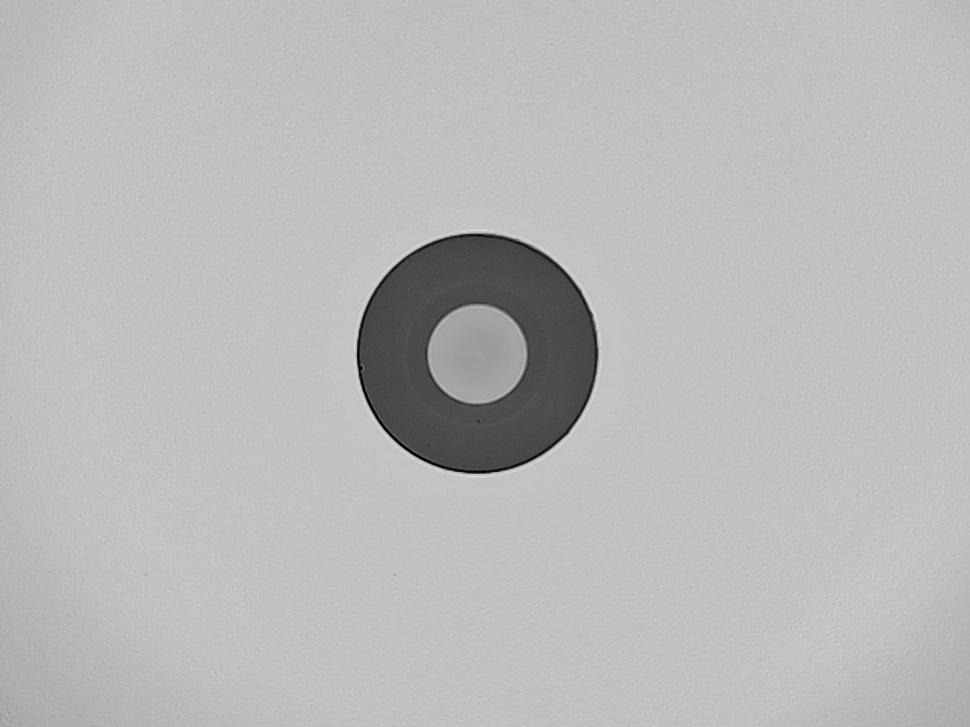
#> input picture samples2/img38.jpg, 970 x 727 px, shrunk from 1152 x 864 before the run, found by its file name
$ python normalize_intensity.py
#> lines starting #> are read from the running program, lines starting #| are printed output that depends on the picture
#!/usr/bin/env python3
"""Normalize intensity values to 0-255 range"""

import cv2
import numpy as np

# Load image
img_path = r"C:\Users\Saem1001\Documents\GitHub\OpenCV-Practice\samples2\img38.jpg"
img = cv2.imread(img_path, cv2.IMREAD_GRAYSCALE).astype(np.float32)
#> img: shape (727, 970) float32; min 0, max 225, mean 185.2

# Normalize to 0-255 range
min_val = img.min()
#> min_val = 0
max_val = img.max()
#> max_val = 225

if max_val > min_val:
    normalized = ((img - min_val) / (max_val - min_val) * 255).astype(np.uint8)
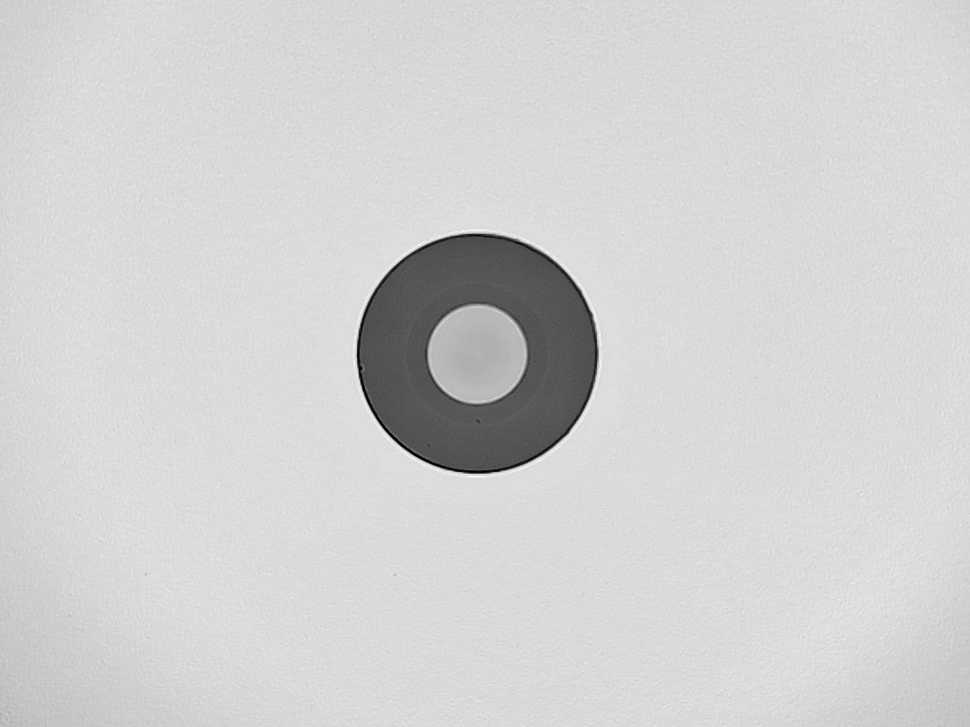
#> normalized: shape (727, 970); min 0, max 255, mean 209.4
else:
    normalized = img.astype(np.uint8)

# Save normalized image
cv2.imwrite('normalized_image.png', normalized)

print(f"Original range: [{min_val}, {max_val}]")
#| Original range: [0.0, 225.0]
print(f"Normalized range: [0, 255]")

$ run again, with samples2/img35.jpg copied over samples2/img38.jpg
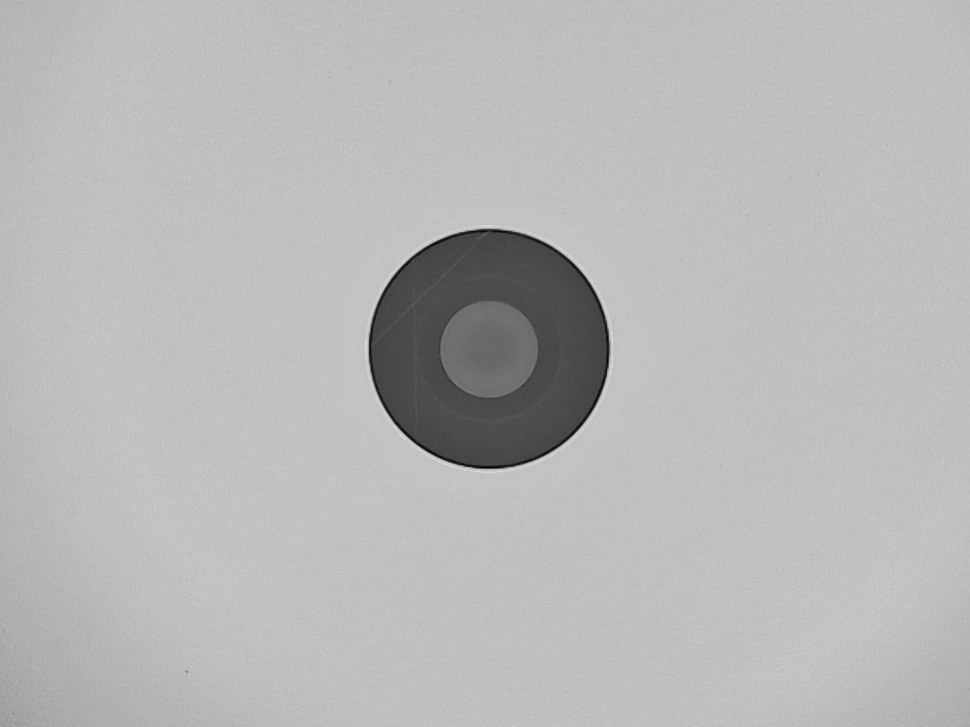
#> input picture samples2/img35.jpg, 970 x 727 px, shrunk from 1152 x 864 before the run, found by its file name
#> min_val = 2
#> max_val = 223
#> `normalized = ((img - min_val) / (max_val - min_val) * 255).astype(np.u..`:
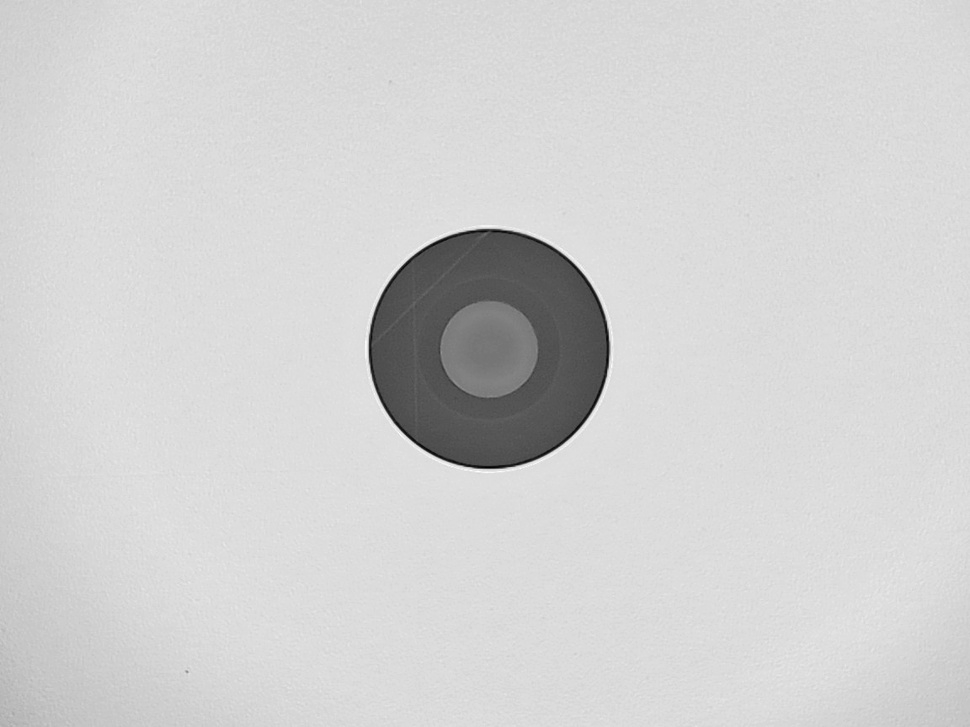
#> normalized: shape (727, 970); min 0, max 255, mean 209.3
#| Original range: [2.0, 223.0]
